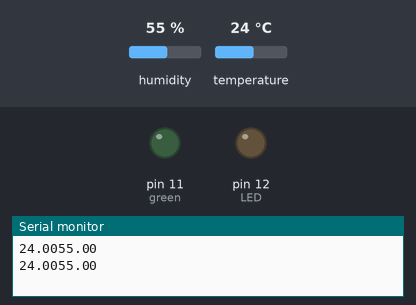
Recording of a sketch running on a simulated Arduino Uno, built with avr-gcc and run on an emulated ATmega328P. Parts: output pins drawn as LEDs (lit = HIGH), the last lines printed to the serial monitor. Inputs (shaded band) come from the test bench; at power-on: humidity 55 %, temperature 24 °C.

Above: at 1.8 s.
1.9 s: humidity set to 57 %
3.4 s: humidity set to 60 %
At 4.7 s:
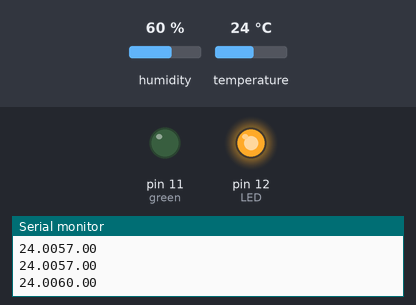
5.6 s: temperature set to 28 °C
At 6.7 s:
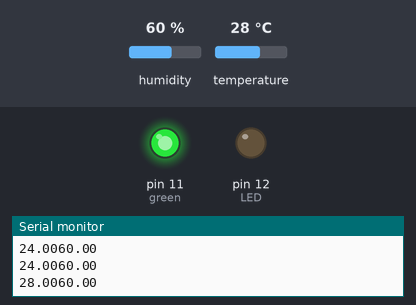
7.6 s: temperature set to 12 °C
At 8.8 s:
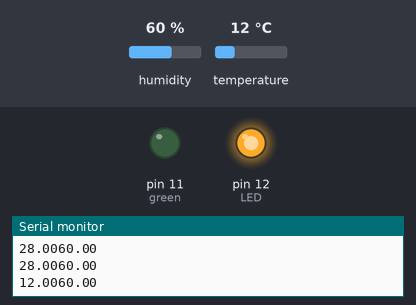
9.7 s: temperature set to 33 °C
At 10.9 s:
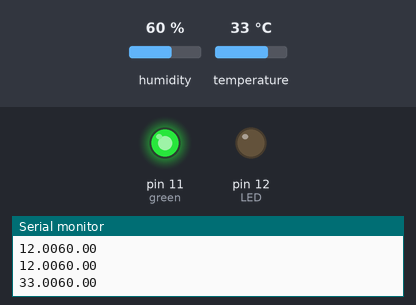
Timing chart, 0 to 12.7 s (numbered marks = the images above; inputs shaded):
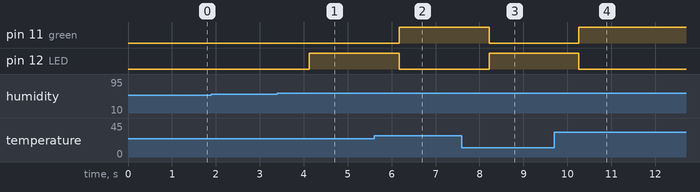

Measured:
- the behaviour switches between 58 and 59 % on humidity (found by bisection; images 0 and 1)
- the behaviour switches between 26 and 27 °C on temperature (found by bisection; images 1 and 2)
- after the input at 3.4 s, pin 12 (LED): LOW → HIGH after 0.72 s
- after the input at 5.6 s, pin 11 (green): LOW → HIGH after 0.57 s; pin 12 (LED): HIGH → LOW after 0.57 s
- after the input at 7.6 s, pin 11 (green): HIGH → LOW after 0.62 s; pin 12 (LED): LOW → HIGH after 0.62 s
- after the input at 9.7 s, pin 11 (green): LOW → HIGH after 0.56 s; pin 12 (LED): HIGH → LOW after 0.56 s

The sketch:

Temperature_Humidity_Sensor_DHT_.ino
```cpp
#include <dht.h>
#define outPin 8
int LED = 12;
int green = 11;
dht DHT;
void setup() {
  pinMode(LED, OUTPUT);
  pinMode(green, OUTPUT);
  Serial.begin(9600);
  // put your setup code here, to run once:
}

void loop() {
  // put your main code here, to run repeatedly:
  int readData = DHT.read11(outPin);  //create an object
  float h = DHT.humidity;
  float t = DHT.temperature;
  // if(h>0 && h<59){
  //   digitalWrite(LED, LOW);
  //   digitalWrite(red, HIGH);
  // }
  // else if (h >= 65) {
  //   digitalWrite(red, LOW);
  //   digitalWrite(LED, HIGH);
  // }
  Serial.print(t );
  Serial.println(h);
  if(h>=59){
    digitalWrite(green, LOW);
    digitalWrite(LED, HIGH);
    if(t>=27){
    digitalWrite(LED, LOW);
    digitalWrite(green, HIGH);
    }
  }
  delay(1000);
}
```
